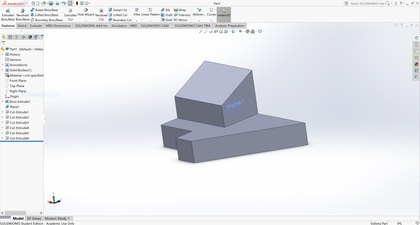
%> input picture ENGE 1216 -- Engineering 2/ENGE 1216 -- Solidworks/Assignment 9A/Capture1.JPG, 420 x 225 px, shrunk from 3840 x 2060 before the run
$ octave samkramer6_P2_Main.m   (GNU Octave 9; MATLAB toolbox functions it lacks are replaced by stand-ins)
%> lines starting %> are read from the running program, lines starting %| are printed output that depends on the picture
### ENGE 1216 -- Engineering 2/ENGE 1216 -- MATLAB/Take Home Test/samkramer6_Boatzip/Problem 2/samkramer6_greyscale.m
function[greyscale] = samkramer6_greyscale(alpha, charlie, result)
j = 1;
y = 1;
horizontal = [];
for j = (1:1:alpha)
    for y = (1:1:charlie)
        greyscalea = ((result(j,y)/3)+30); %takes each individual pixel and converts it to grey scale
        horizontal(j,y) = greyscalea; %places that pixel into a new matrix
    end
    y = 1;%resets the loop
end
greyscale = uint8(horizontal);%converts the matrix into uint format so that it can be displayed
end

### ENGE 1216 -- Engineering 2/ENGE 1216 -- MATLAB/Take Home Test/samkramer6_Boatzip/Problem 2/samkramer6_greyscale_2.m
function[greyscale2]=samkramer6_greyscale_2(alpha, charlie, result)
b = result(1:alpha, 1:charlie);%sets the proper boundaries of the figure
greyscale2 = b/2;%puts the photos into greyscale
end

### ENGE 1216 -- Engineering 2/ENGE 1216 -- MATLAB/Take Home Test/samkramer6_Boatzip/Problem 2/samkramer6_P2_Main.m
%9:30TR          Take Home Exam part 2 10/15/2019              samkramer6
%This will call on a certain image and then it will take that image and
%convert it to greyscale
%%%%%%%%%%%%%%%%%%%%%%%%%%%%%%%%%%%%%%%%%%%%%%%%%%%%%%%%%%%%%%%%%%%%%%%%%%%
%begin script
clear;clc;format compact;
a = input('please input the name of the photo: ', 's');%asks user to input the name of the picture
%> the answer given: ../../../../ENGE 1216 -- Solidworks/Assignment 9A/Capture1.JPG
data = imread(a);%reads the picture and creates a matrix
%> data is the input picture: size 225x420x3 uint8; mean R, G, B 229.4, 230.8, 235.2
alpha = size(data,1);%counts the number of rows in the column
%> alpha = 225
result = reshape(data,alpha,[]);%resizes the matrix to be easier to work with
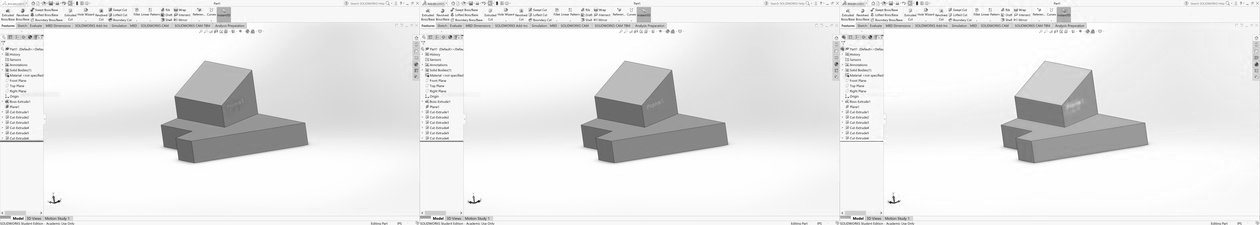
%> result: size 225x1260 uint8; min 6, max 255, mean 231.8
bravo = size(result,2);%counts the number of columns in the matrix
%> bravo = 1260
charlie = bravo/3;%properly resizes the amount of columns
%> charlie = 420
[greyscale] = samkramer6_greyscale(alpha, charlie, result);%Function 1
%> after the loop in samkramer6_greyscale, `for j = (1:1:alpha)`:
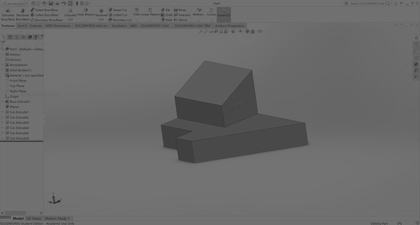
%> horizontal: size 225x420 double; min 33, max 115, mean 106.5
[greyscale2] = samkramer6_greyscale_2(alpha, charlie, result);%function 2
%> in samkramer6_greyscale_2, `b = result(1:alpha, 1:charlie);`:
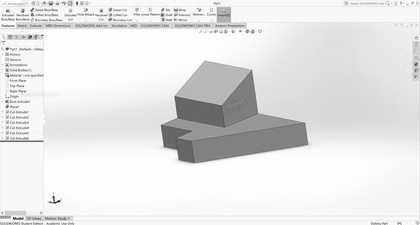
%> b: size 225x420 uint8; min 8, max 255, mean 229.4
figure(1);%creates all the figures
imshow(a)
figure(2);
imshow(greyscale)
figure(3);
imshow(greyscale2);
